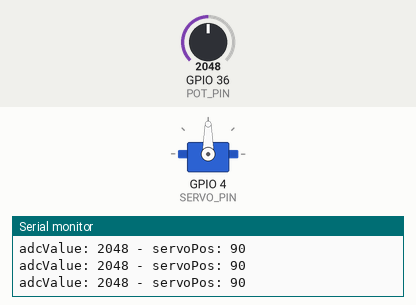
Bench run of a sketch on a simulated ESP32. Shown: servo, the last lines printed to the serial monitor. The inputs (shaded band) are chosen by the test bench; at power-on: GPIO 36 (POT_PIN) = 2048.

Above: at 1.5 s.
1.6 s: GPIO 36 (POT_PIN) set to 250
At 2.8 s:
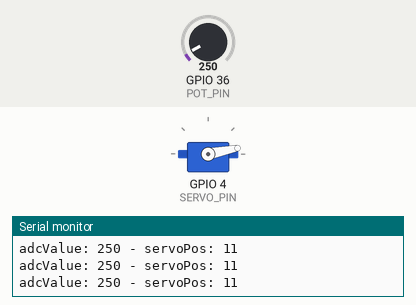
3.1 s: GPIO 36 (POT_PIN) set to 214
At 4.0 s:
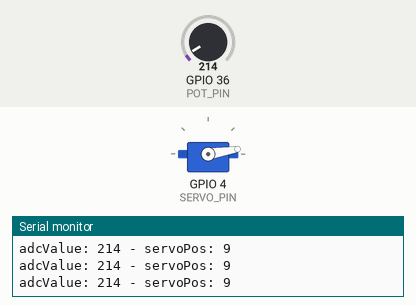
6.1 s: GPIO 36 (POT_PIN) set to 491
At 7.1 s:
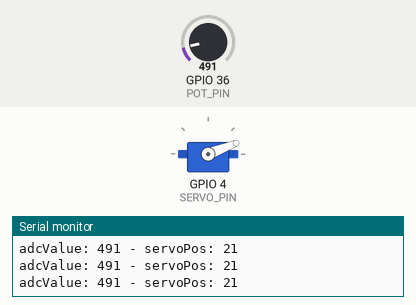
7.6 s: GPIO 36 (POT_PIN) set to 1228
At 8.2 s:
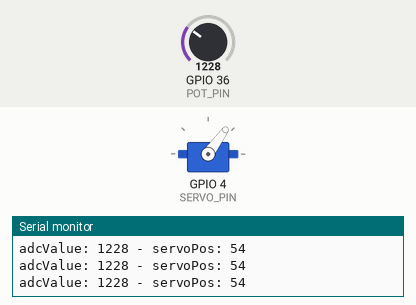
9.1 s: GPIO 36 (POT_PIN) set to 2866
At 10.0 s:
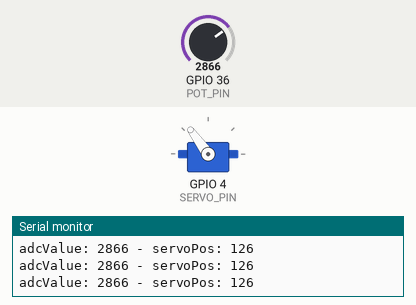
10.6 s: GPIO 36 (POT_PIN) set to 3603
At 11.1 s:
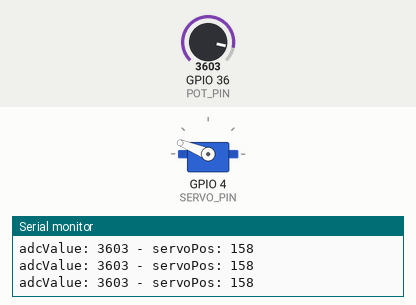
Timing chart, 0 to 13.1 s (numbered marks = the images above; inputs shaded):
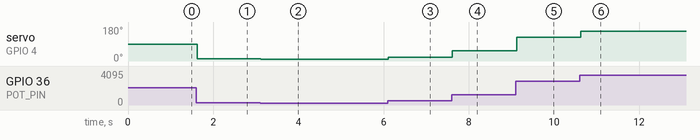

Measured:
- after the input at 1.6 s, servo on GPIO 4 (SERVO_PIN): 90° → 11° at once
- after the input at 3.1 s, servo on GPIO 4 (SERVO_PIN): 11° → 9° at once
- after the input at 6.1 s, servo on GPIO 4 (SERVO_PIN): 9° → 21° at once
- after the input at 7.6 s, servo on GPIO 4 (SERVO_PIN): 21° → 54° at once
- after the input at 9.1 s, servo on GPIO 4 (SERVO_PIN): 54° → 126° at once
- after the input at 10.6 s, servo on GPIO 4 (SERVO_PIN): 126° → 158° at once

The sketch:

IoTPSP_servo_ESP32.ino
```cpp
// program to test a SERVO on the IoT Proto Shield Plus
// www.gtronicsShop.com

// select ESP32 mini board: tools->Board->"WEMOS D1 MINI ESP32"
// select port number

//To let this sketch work you need ESP32Servo library
//To use this library, open the Library Manager in the Arduino IDE and install it from there.
//more details here https://www.arduino.cc/reference/en/libraries/esp32servo/


#include <Servo.h>

// define PIN values
#define POT_PIN 36
#define SERVO_PIN 4

const int adcMaxValue = 4090; //value of the adc to set servo at maximum Angular Position
const int adcMinValue = 0;   //minimum value of the adcValue to set servo at minimum Angular Position
const int servoMinAngularPosition = 0;  //servo minimum Angular Position in deg
const int servoMaxAngularPosition = 180;  //servo maximum Angular Position in deg

int servoPosition = 0;
int adcValue = 0;

Servo myservo;

void setup()
{
  // initialize serial communications at 9600 bps:
  Serial.begin(9600);
  delay(300);

  myservo.attach(SERVO_PIN);
  myservo.write(90);        // set servo to mid-point: 90°

}

void loop()
{
  adcValue = analogRead(POT_PIN);         // read the value from POT
  servoPosition = map(adcValue, adcMinValue, adcMaxValue, servoMinAngularPosition, servoMaxAngularPosition);     // scale POT value to use it with the servo (value between 0 and 180)
  myservo.write(servoPosition);     // move servo

  Serial.print("adcValue: ");
  Serial.print(adcValue);
  Serial.print(" - servoPos: ");
  Serial.println(servoPosition);
}
```
